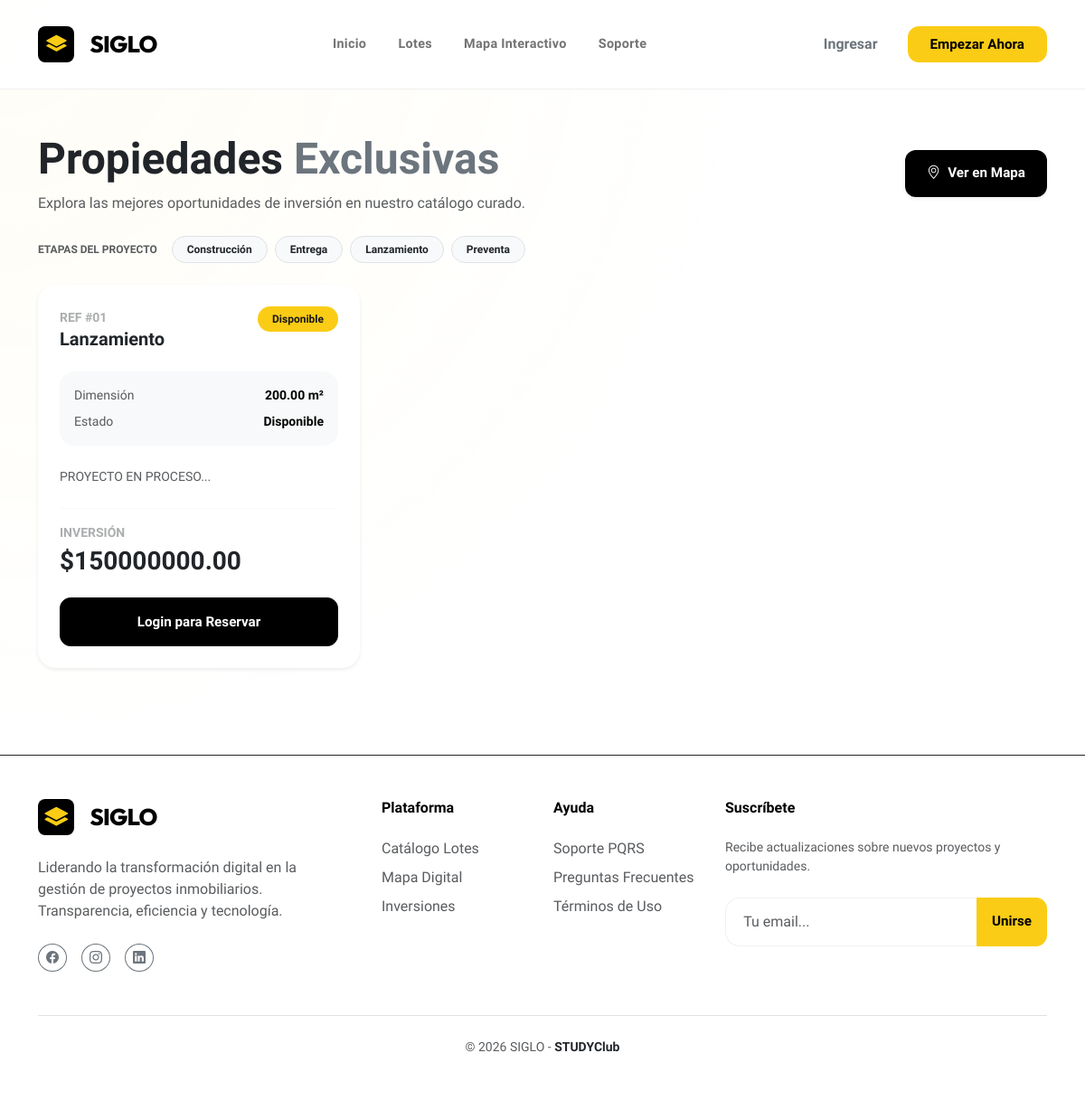
The page /lotes/ on the database its author committed.
### LOTES/models.py (models this page shows, shortened)
class Stage(models.Model):
    name = models.CharField(max_length=50)  # Lanzamiento, Preventa, etc.
    description = models.TextField()

class Lot(models.Model):
    STATUS_CHOICES = (
        ('AVAILABLE', 'Disponible'),
        ('RESERVED', 'Reservado'),
        ('SOLD', 'Vendido'),
    )
    code = models.CharField(max_length=20, unique=True)
    area_m2 = models.DecimalField(max_digits=6, decimal_places=2)
    price = models.DecimalField(max_digits=12, decimal_places=2)
    image = models.FileField(upload_to="lot_images/", blank=True, null=True)
    stage = models.ForeignKey(Stage, on_delete=models.CASCADE)
    status = models.CharField(max_length=10, choices=STATUS_CHOICES, default='AVAILABLE')
    description = models.TextField(blank=True, null=True)
    latitude = models.FloatField()
    longitude = models.FloatField()

### LOTES/views.py (the view)
# urls.py: path('lotes/', lot_list, name='lot_list'),
def lot_list(request):
    lots = Lot.objects.select_related("stage").all().order_by("code")
    stages = Stage.objects.all().order_by("name")
    return render(request, "lotes/list.html", {"lots": lots, "stages": stages})

### LOTES/templates/lotes/list.html (shortened to what this page needs)
{% extends "index.html" %}
{% block content %}
<div class="container py-5">
    <div class="d-flex flex-md-row flex-column justify-content-between align-items-md-center gap-4 mb-4"
        data-aos="fade-up">
        <div>
            <h1 class="display-5 fw-bold text-dark">Propiedades <span class="text-secondary">Exclusivas</span></h1>
            <p class="text-muted mb-0 fw-medium">Explora las mejores oportunidades de inversión en nuestro catálogo
                curado.</p>
        </div>
        <a href="{% url 'lot_map' %}" class="btn btn-premium px-4 border-0 shadow-sm">
            <i class="bi bi-geo-alt me-2"></i>Ver en Mapa
        </a>
    </div>
    {% if stages %}
    <div class="mb-4" data-aos="fade-up" data-aos-delay="50">
        <div class="d-flex flex-wrap gap-2 align-items-center">
            <span class="text-muted extra-small text-uppercase fw-bold me-2">Etapas del proyecto</span>
            {% for stage in stages %}
            <span class="badge bg-light text-dark border rounded-pill px-3 py-2 extra-small">
                {{ stage.name }}
            </span>
            {% endfor %}
        </div>
    </div>
    {% endif %}
    <div class="row g-4">
        {% for lot in lots %}
        <div class="col-md-6 col-lg-4" data-aos="fade-up" data-aos-delay="{% cycle '50' '100' '150' '200' '--' %}">
            <div class="premium-card h-100 d-flex flex-column border-0 shadow-sm hover:shadow-lg transition-all p-4">
                <div class="d-flex justify-content-between align-items-start mb-4">
                    <div>
                        <span class="text-muted small text-uppercase fw-bold opacity-50">Ref #{{ lot.code }}</span>
                        <h3 class="h5 mb-0 fw-bold text-dark">{{ lot.stage.name }}</h3>
                    </div>
                    <span class="badge
                        {% if lot.status == 'AVAILABLE' %}badge-available
                        {% elif lot.status == 'RESERVED' %}badge-reserved
                        {% else %}badge-sold{% endif %}
                        px-3 py-2 rounded-pill small fw-bold">
                        {{ lot.get_status_display }}
                    </span>
                </div>
                <div class="mb-4 bg-light rounded-4 p-3 d-flex flex-column gap-2">
                    <div class="d-flex justify-content-between align-items-center">
                        <span class="text-muted small fw-medium">Dimensión</span>
                        <span class="fw-bold small">{{ lot.area_m2 }} m²</span>
                    </div>
                    <div class="d-flex justify-content-between align-items-center">
                        <span class="text-muted small fw-medium">Estado</span>
                        <span class="fw-bold small text-capitalize">{{ lot.get_status_display }}</span>
                    </div>
                </div>
                {% if lot.description %}
                <div class="mb-4">
                    <p class="small text-muted mb-0">{{ lot.description|truncatechars:100 }}</p>
                </div>
                {% endif %}
                <div class="mt-auto">
                    <div class="mb-4 pt-3 border-top border-light">
                        <span class="text-muted d-block small mb-1 fw-bold text-uppercase opacity-50">Inversión</span>
                        <h4 class="h3 fw-bold mb-0 text-dark">${{ lot.price }}</h4>
                    </div>
                    {% if lot.status == 'AVAILABLE' %}
                        {% if user.is_authenticated %}
                        <a href="{% url 'buy_lot' lot.id %}" class="btn btn-accent w-100 fw-bold">Reservar Activo</a>
                        {% else %}
                        <a href="{% url 'login' %}?next={% url 'buy_lot' lot.id %}"
                            class="btn btn-premium w-100 fw-bold">Login para Reservar</a>
                        {% endif %}
                    {% else %}
                        <button class="btn btn-outline-secondary w-100 fw-bold" disabled>
                            No disponible
                        </button>
                    {% endif %}
                </div>
            </div>
        </div>
        {% endfor %}
    </div>
</div>
{% endblock %}

### templates/index.html (style rules this page uses)
:root { --primary: #FACC15; --primary-rgb: 250, 204, 21; --secondary: #000000; --secondary-rgb: 0, 0, 0; --accent: #171717; --bg-body: #FFFFFF; --bg-glass: rgba(255, 255, 255, 0.9); --text-main: #000000; --text-muted: #737373; --glass-border: rgba(0, 0, 0, 0.06); --premium-shadow: 0 4px 20px rgba(0, 0, 0, 0.05); --transition: all 0.3s cubic-bezier(0.4, 0, 0.2, 1); }
html { scroll-behavior: smooth; }
body { background-color: var(--bg-body); color: var(--text-main); font-family: 'Plus Jakarta Sans', sans-serif; overflow-x: hidden; -webkit-font-smoothing: antialiased; min-height: 100vh; display: flex; flex-direction: column; }
.premium-card { background: white; border: 1px solid var(--glass-border); border-radius: 1.25rem; padding: 2.5rem; box-shadow: var(--premium-shadow); transition: var(--transition); position: relative; }
.btn-premium { background: var(--secondary); color: white !important; font-weight: 700; padding: 0.9rem 2.2rem; border-radius: 0.75rem; border: 1px solid var(--secondary); transition: var(--transition); font-size: 0.95rem; }
.extra-small { font-size: 0.75rem; }
.badge-available { background-color: #FACC15 !important; color: #171717 !important; }

### rows shown on the page
Stage: name "Construcción"
Stage: name "Entrega"
Stage: name "Lanzamiento"
Stage: name "Preventa"
Lot: code "01", stage.name "Lanzamiento", status "Disponible", area_m2 "200.00", description "PROYECTO EN PROCESO...", price "150000000.00", shows "Login para Reservar"
